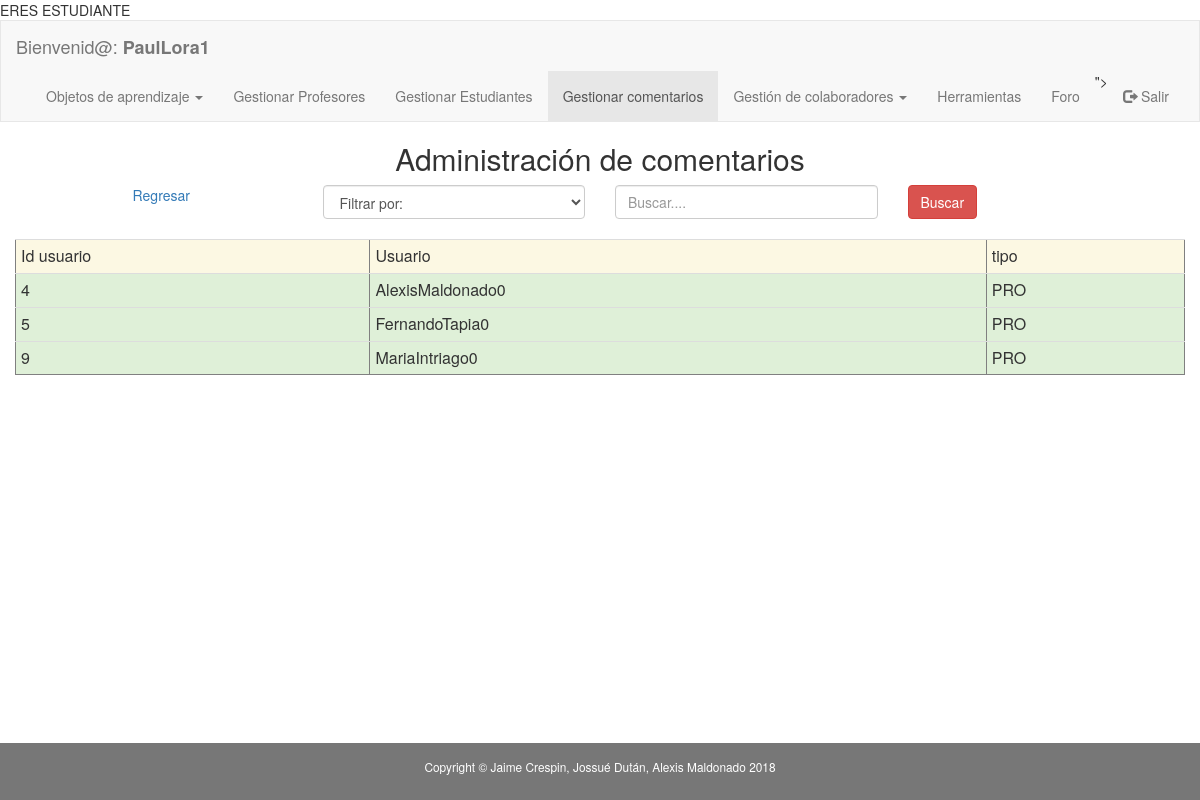
The page /aplicacion/modulos_administrador/adm_ejecutar_buscar_comentarios.php (signed in) on the database its author committed.
### tables this page shows
CREATE TABLE `profesor` (
  `idprofesor` int(11) NOT NULL,
  `ci` varchar(10) DEFAULT NULL,
  `nombres` varchar(45) DEFAULT NULL,
  `apellidos` varchar(45) DEFAULT NULL,
  `id_departamento` int(11) DEFAULT NULL,
  `id_facultad` int(11) DEFAULT NULL,
  `mail` varchar(45) DEFAULT NULL,
  `id_usuario` int(11) DEFAULT NULL,
  `fecha_nacimiento` varchar(45) DEFAULT NULL,
  `genero` varchar(1) DEFAULT NULL,
  `ciudad` varchar(10) DEFAULT NULL,
  `domicilio` varchar(60) DEFAULT NULL,
  `celular` varchar(15) DEFAULT NULL,
  `convencional` varchar(15) DEFAULT NULL
);

CREATE TABLE `usuario` (
  `idUsuario` int(11) NOT NULL,
  `usuario` varchar(45) DEFAULT NULL,
  `contrasenia` varchar(45) DEFAULT NULL,
  `tipo_usuario` varchar(3) DEFAULT NULL,
  `activo` varchar(1) DEFAULT NULL,
  `cambio_de_clave` varchar(1) DEFAULT NULL,
  `foto` varchar(45) DEFAULT ''
);

### aplicacion/modulos_administrador/adm_ejecutar_buscar_comentarios.php (the view, shortened to what this page needs)
<!DOCTYPE html PUBLIC "-//W3C//DTD XHTML 1.0 Transitional//EN" "http://www.w3.org/TR/xhtml1/DTD/xhtml1-transitional.dtd">
<html xmlns="http://www.w3.org/1999/xhtml" lang="es">
    <head>
        <link rel="stylesheet" href="../../plugins/bootstrap/css/bootstrap.min.css"></link>
    </head>
    <body>
        <?php include './navbar_adm_comentarios.php'; ?>
        <div class="container-fluid text-center">
            <div class="row content">
                <div class="col-sm-12 text-center">
                    <h2> Administración de comentarios</h2>
                    <form onsubmit="return validar_busqueda_cedula()" action="../modulos_administrador/adm_ejecutar_buscar_comentarios.php" method="post" enctype="multipart/form-data">
                        <div class="col-md-3">
                            <a href="adm_comentarios.todos.php">Regresar</a>
                        </div>
                        <div class="col-md-3 text-left ">
                            <select class= "form-control" name="tipo_criterio" dir="ltr" required id="select_criterio">
                                <option value="">Filtrar por:</option>
                            </select></br>
                        </div>
                        <div class="col-md-3 text-center">
                            <input type="text" class="form-control" id="criterio_busqueda" placeholder="Buscar...." name="criterio_busqueda" required></br>
                        </div>
                        <div class="col-md-3 text-left">
                            <button id="registrar" type="submit" class="btn btn-danger">Buscar</button>
                        </div>
                    </form>
                    <?php
                    $statement = 'select u.*,p.nombres, p.apellidos, p.ci,p.mail from usuario as u, profesor as p where u.idUsuario=p.id_usuario';
                    $conexion = new Conexion();
                    $consulta = $conexion->prepare($statement);
                    $consulta->setFetchMode(PDO::FETCH_ASSOC);
                    $consulta->execute();
                    echo '<table border ="1|1" class="table table-condensed";>';
                    echo '<tr class="warning">';
                    echo '<td>Id usuario</td>';
                    echo '<td>Usuario</td>';
                    echo '<td>tipo</td>';
                    echo "</tr>";
                    if ($consulta->rowCount() != 0) {
                        while ($row = $consulta->fetch()) {
                            echo '<tr class="success">';
                            echo '<td>' . $row['idUsuario'] . '</td>';
                            echo '<td>' . $row['usuario'] . '</td>';
                            echo '<td>' . $row['tipo_usuario'] . '</td>';
                        }
                    }
                    echo '</table>';
                    ?>
                </div>
            </div>
        </div></br></br></br>
        <footer class="label-default container-fluid text-center">
            <p class="copyright small">Copyright &copy; Jaime Crespin, Jossué Dután, Alexis Maldonado 2018</p>
        </footer>
    </body>
</html>

### aplicacion/modulos_administrador/adm_ejecutar_buscar_comentarios.php (style rules this page uses)
.row.content { height: 390px }
html { min-height: 100%; position: relative; }
body { margin:0; margin-bottom: 40px; }
footer { background-color: #555; color: white; padding: 15px; position: absolute; bottom: 0; width: 100%; }
.table > tbody > tr > td { vertical-align: middle; }

### rows shown on the page
profesor: id_usuario.idUsuario "4", id_usuario.usuario "AlexisMaldonado0", id_usuario.tipo_usuario "PRO"
profesor: id_usuario.idUsuario "5", id_usuario.usuario "FernandoTapia0", id_usuario.tipo_usuario "PRO"
profesor: id_usuario.idUsuario "9", id_usuario.usuario "MariaIntriago0", id_usuario.tipo_usuario "PRO"

### other values the page prints
$_SESSION['usuario'] "PaulLora1"
